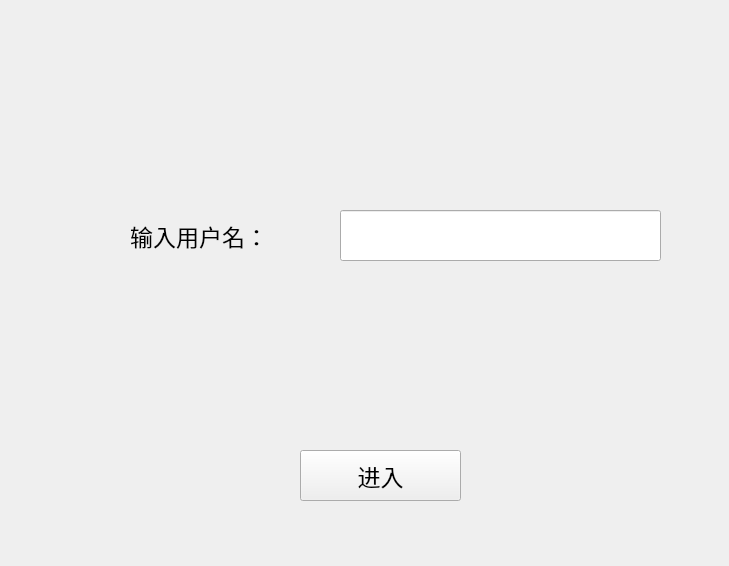
<?xml version="1.0" encoding="UTF-8"?>
<ui version="4.0">
 <class>Operation</class>
 <widget class="QWidget" name="Operation">
  <property name="geometry">
   <rect>
    <x>0</x>
    <y>0</y>
    <width>729</width>
    <height>566</height>
   </rect>
  </property>
  <property name="windowTitle">
   <string>Operation</string>
  </property>
  <widget class="QPushButton" name="EnterButton">
   <property name="geometry">
    <rect>
     <x>300</x>
     <y>450</y>
     <width>161</width>
     <height>51</height>
    </rect>
   </property>
   <property name="font">
    <font>
     <pointsize>17</pointsize>
    </font>
   </property>
   <property name="text">
    <string>进入</string>
   </property>
  </widget>
  <widget class="QLineEdit" name="userName">
   <property name="geometry">
    <rect>
     <x>340</x>
     <y>210</y>
     <width>321</width>
     <height>51</height>
    </rect>
   </property>
   <property name="font">
    <font>
     <pointsize>17</pointsize>
    </font>
   </property>
  </widget>
  <widget class="QLabel" name="label">
   <property name="geometry">
    <rect>
     <x>130</x>
     <y>210</y>
     <width>221</width>
     <height>51</height>
    </rect>
   </property>
   <property name="font">
    <font>
     <pointsize>17</pointsize>
    </font>
   </property>
   <property name="text">
    <string>输入用户名：</string>
   </property>
  </widget>
 </widget>
 <resources/>
 <connections/>
</ui>
